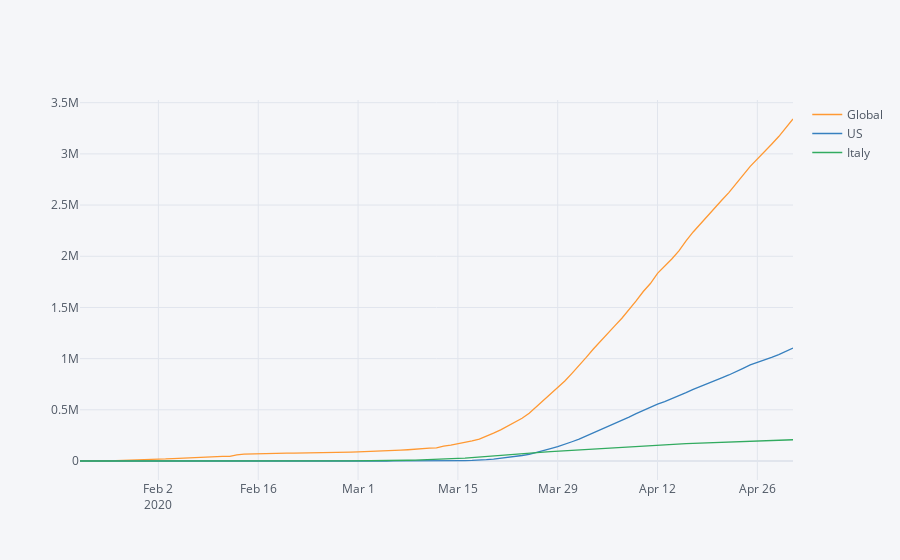

The code cell stored with this chart in its notebook:
### Code cell
df[['Global', 'US', 'Italy']].iplot()
